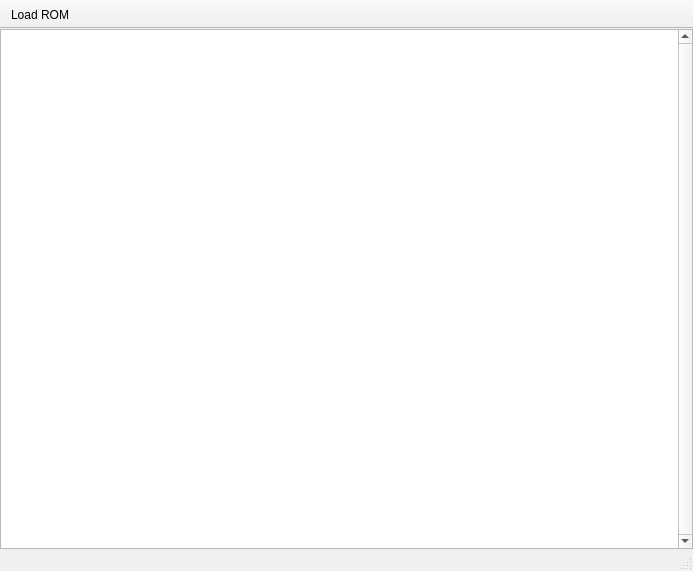
<?xml version="1.0" encoding="UTF-8"?>
<ui version="4.0">
 <class>MainWindow</class>
 <widget class="QMainWindow" name="MainWindow">
  <property name="geometry">
   <rect>
    <x>0</x>
    <y>0</y>
    <width>693</width>
    <height>571</height>
   </rect>
  </property>
  <property name="windowTitle">
   <string>MainWindow</string>
  </property>
  <widget class="QWidget" name="centralwidget">
   <layout class="QGridLayout" name="gridLayout">
    <property name="leftMargin">
     <number>0</number>
    </property>
    <property name="topMargin">
     <number>0</number>
    </property>
    <property name="rightMargin">
     <number>0</number>
    </property>
    <property name="bottomMargin">
     <number>0</number>
    </property>
    <property name="spacing">
     <number>0</number>
    </property>
    <item row="0" column="0">
     <widget class="QTableView" name="tableView">
      <property name="frameShadow">
       <enum>QFrame::Plain</enum>
      </property>
      <property name="lineWidth">
       <number>0</number>
      </property>
      <property name="verticalScrollBarPolicy">
       <enum>Qt::ScrollBarAlwaysOn</enum>
      </property>
      <property name="cornerButtonEnabled">
       <bool>false</bool>
      </property>
     </widget>
    </item>
   </layout>
  </widget>
  <widget class="QStatusBar" name="statusBar">
   <property name="sizeGripEnabled">
    <bool>true</bool>
   </property>
  </widget>
  <widget class="QToolBar" name="toolBar">
   <property name="minimumSize">
    <size>
     <width>0</width>
     <height>26</height>
    </size>
   </property>
   <property name="windowTitle">
    <string>toolBar</string>
   </property>
   <property name="movable">
    <bool>false</bool>
   </property>
   <attribute name="toolBarArea">
    <enum>TopToolBarArea</enum>
   </attribute>
   <attribute name="toolBarBreak">
    <bool>false</bool>
   </attribute>
   <addaction name="actionLoad_ROM"/>
  </widget>
  <action name="actionLoad_ROM">
   <property name="text">
    <string>Load ROM</string>
   </property>
   <property name="toolTip">
    <string>Loads a GameBoy ROM</string>
   </property>
  </action>
 </widget>
 <resources/>
 <connections/>
</ui>
